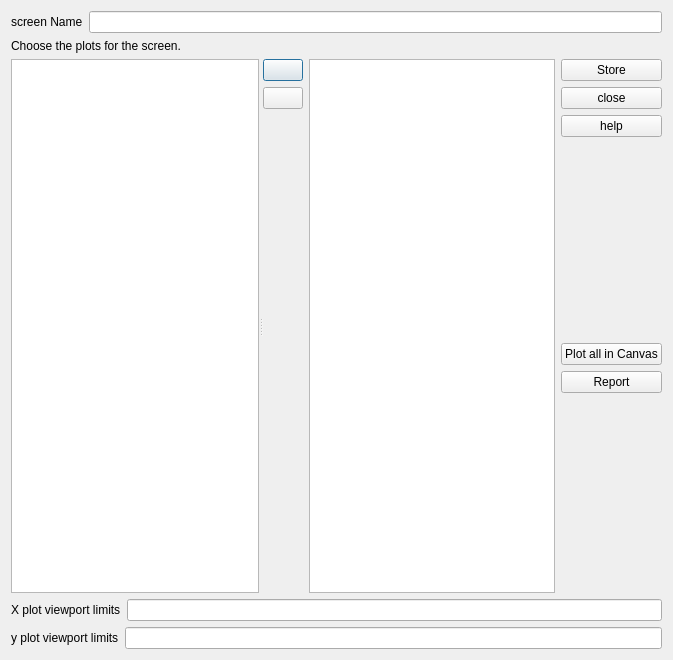
<?xml version="1.0" encoding="UTF-8"?>
<ui version="4.0">
 <class>DefiningScreens</class>
 <widget class="QDialog" name="DefiningScreens">
  <property name="geometry">
   <rect>
    <x>0</x>
    <y>0</y>
    <width>673</width>
    <height>660</height>
   </rect>
  </property>
  <property name="windowTitle">
   <string>Dialog</string>
  </property>
  <property name="windowIcon">
   <iconset resource="../Ressources.qrc">
    <normaloff>:/Icons/Icons/screens.svg</normaloff>:/Icons/Icons/screens.svg</iconset>
  </property>
  <layout class="QGridLayout" name="gridLayout_2">
   <item row="0" column="0">
    <layout class="QVBoxLayout" name="verticalLayout_3">
     <item>
      <layout class="QGridLayout" name="gridLayout">
       <item row="0" column="0">
        <layout class="QVBoxLayout" name="verticalLayout_2">
         <item>
          <layout class="QHBoxLayout" name="horizontalLayout_5"/>
         </item>
         <item>
          <layout class="QHBoxLayout" name="horizontalLayout_6">
           <item>
            <widget class="QLabel" name="label_4">
             <property name="text">
              <string>screen Name</string>
             </property>
            </widget>
           </item>
           <item>
            <widget class="QLineEdit" name="screenname"/>
           </item>
          </layout>
         </item>
         <item>
          <widget class="QLabel" name="label_3">
           <property name="text">
            <string>&lt;html&gt;&lt;head/&gt;&lt;body&gt;&lt;p&gt;Choose the plots for the screen. &lt;/p&gt;&lt;/body&gt;&lt;/html&gt;</string>
           </property>
          </widget>
         </item>
        </layout>
       </item>
       <item row="1" column="0">
        <layout class="QHBoxLayout" name="horizontalLayout_3">
         <item>
          <widget class="QSplitter" name="splitter">
           <property name="orientation">
            <enum>Qt::Horizontal</enum>
           </property>
           <widget class="QTreeView" name="treeView"/>
           <widget class="QWidget" name="layoutWidget_3">
            <layout class="QHBoxLayout" name="horizontalLayout_4">
             <item>
              <layout class="QVBoxLayout" name="verticalLayout">
               <item>
                <widget class="QPushButton" name="put">
                 <property name="toolTip">
                  <string>&lt;html&gt;&lt;head/&gt;&lt;body&gt;&lt;p&gt;will select all the ticked left fields&lt;/p&gt;&lt;/body&gt;&lt;/html&gt;</string>
                 </property>
                 <property name="text">
                  <string/>
                 </property>
                 <property name="icon">
                  <iconset resource="../Ressources.qrc">
                   <normaloff>:/Icons/Icons/arrow48_r.svg</normaloff>:/Icons/Icons/arrow48_r.svg</iconset>
                 </property>
                </widget>
               </item>
               <item>
                <widget class="QPushButton" name="takeback">
                 <property name="toolTip">
                  <string>&lt;html&gt;&lt;head/&gt;&lt;body&gt;&lt;p&gt;Will clear all the right items,&lt;/p&gt;&lt;p&gt;regardeless of theirs check status.&lt;/p&gt;&lt;/body&gt;&lt;/html&gt;</string>
                 </property>
                 <property name="text">
                  <string/>
                 </property>
                 <property name="icon">
                  <iconset resource="../Ressources.qrc">
                   <normaloff>:/Icons/Icons/left75.svg</normaloff>:/Icons/Icons/left75.svg</iconset>
                 </property>
                </widget>
               </item>
               <item>
                <spacer name="verticalSpacer">
                 <property name="orientation">
                  <enum>Qt::Vertical</enum>
                 </property>
                 <property name="sizeHint" stdset="0">
                  <size>
                   <width>20</width>
                   <height>40</height>
                  </size>
                 </property>
                </spacer>
               </item>
              </layout>
             </item>
             <item>
              <widget class="QListView" name="listView">
               <property name="toolTip">
                <string>&lt;html&gt;&lt;head/&gt;&lt;body&gt;&lt;p&gt;Only the ticked itens in this panel will be used, by order, in the screens.&lt;/p&gt;&lt;p&gt;Starting bottom to top. eg case 3x3&lt;/p&gt;&lt;p&gt;7 8 9&lt;/p&gt;&lt;p&gt;4 5 6&lt;/p&gt;&lt;p&gt;1 2 3&lt;br/&gt;&lt;/p&gt;&lt;/body&gt;&lt;/html&gt;</string>
               </property>
               <property name="dragEnabled">
                <bool>true</bool>
               </property>
               <property name="dragDropMode">
                <enum>QAbstractItemView::DragDrop</enum>
               </property>
               <property name="defaultDropAction">
                <enum>Qt::MoveAction</enum>
               </property>
              </widget>
             </item>
            </layout>
           </widget>
          </widget>
         </item>
         <item>
          <layout class="QVBoxLayout" name="verticalLayout_5">
           <item>
            <widget class="QPushButton" name="acceptbutton">
             <property name="text">
              <string>Store</string>
             </property>
             <property name="icon">
              <iconset resource="../Ressources.qrc">
               <normaloff>:/Icons/Icons/database9.svg</normaloff>:/Icons/Icons/database9.svg</iconset>
             </property>
            </widget>
           </item>
           <item>
            <widget class="QPushButton" name="cancel">
             <property name="sizePolicy">
              <sizepolicy hsizetype="Minimum" vsizetype="Minimum">
               <horstretch>0</horstretch>
               <verstretch>0</verstretch>
              </sizepolicy>
             </property>
             <property name="text">
              <string>close</string>
             </property>
             <property name="icon">
              <iconset resource="../Ressources.qrc">
               <normaloff>:/Icons/Icons/cancel4.svg</normaloff>:/Icons/Icons/cancel4.svg</iconset>
             </property>
             <property name="iconSize">
              <size>
               <width>16</width>
               <height>16</height>
              </size>
             </property>
            </widget>
           </item>
           <item>
            <widget class="QPushButton" name="help">
             <property name="enabled">
              <bool>true</bool>
             </property>
             <property name="sizePolicy">
              <sizepolicy hsizetype="Minimum" vsizetype="Minimum">
               <horstretch>0</horstretch>
               <verstretch>0</verstretch>
              </sizepolicy>
             </property>
             <property name="text">
              <string>help</string>
             </property>
             <property name="icon">
              <iconset resource="../Ressources.qrc">
               <normaloff>:/Icons/Icons/information11.svg</normaloff>:/Icons/Icons/information11.svg</iconset>
             </property>
             <property name="iconSize">
              <size>
               <width>16</width>
               <height>16</height>
              </size>
             </property>
            </widget>
           </item>
           <item>
            <layout class="QHBoxLayout" name="horizontalLayout_9"/>
           </item>
           <item>
            <spacer name="verticalSpacer_2">
             <property name="orientation">
              <enum>Qt::Vertical</enum>
             </property>
             <property name="sizeHint" stdset="0">
              <size>
               <width>20</width>
               <height>40</height>
              </size>
             </property>
            </spacer>
           </item>
           <item>
            <widget class="QPushButton" name="Plotall">
             <property name="text">
              <string>Plot all in Canvas</string>
             </property>
            </widget>
           </item>
           <item>
            <widget class="QPushButton" name="report">
             <property name="toolTip">
              <string>&lt;html&gt;&lt;head/&gt;&lt;body&gt;&lt;p&gt;Start a shift report with these plots&lt;/p&gt;&lt;/body&gt;&lt;/html&gt;</string>
             </property>
             <property name="text">
              <string>Report</string>
             </property>
             <property name="icon">
              <iconset resource="../Ressources.qrc">
               <normaloff>:/Icons/Icons/report.svg</normaloff>:/Icons/Icons/report.svg</iconset>
             </property>
            </widget>
           </item>
           <item>
            <spacer name="verticalSpacer_3">
             <property name="orientation">
              <enum>Qt::Vertical</enum>
             </property>
             <property name="sizeHint" stdset="0">
              <size>
               <width>20</width>
               <height>40</height>
              </size>
             </property>
            </spacer>
           </item>
          </layout>
         </item>
        </layout>
       </item>
      </layout>
     </item>
     <item>
      <layout class="QHBoxLayout" name="horizontalLayout">
       <item>
        <widget class="QLabel" name="label">
         <property name="text">
          <string>X plot viewport limits</string>
         </property>
        </widget>
       </item>
       <item>
        <widget class="QLineEdit" name="xvlimits"/>
       </item>
      </layout>
     </item>
     <item>
      <layout class="QHBoxLayout" name="horizontalLayout_2">
       <item>
        <widget class="QLabel" name="label_2">
         <property name="text">
          <string>y plot viewport limits</string>
         </property>
        </widget>
       </item>
       <item>
        <widget class="QLineEdit" name="yvlimits"/>
       </item>
      </layout>
     </item>
    </layout>
   </item>
  </layout>
 </widget>
 <resources>
  <include location="../Ressources.qrc"/>
 </resources>
 <connections/>
</ui>
